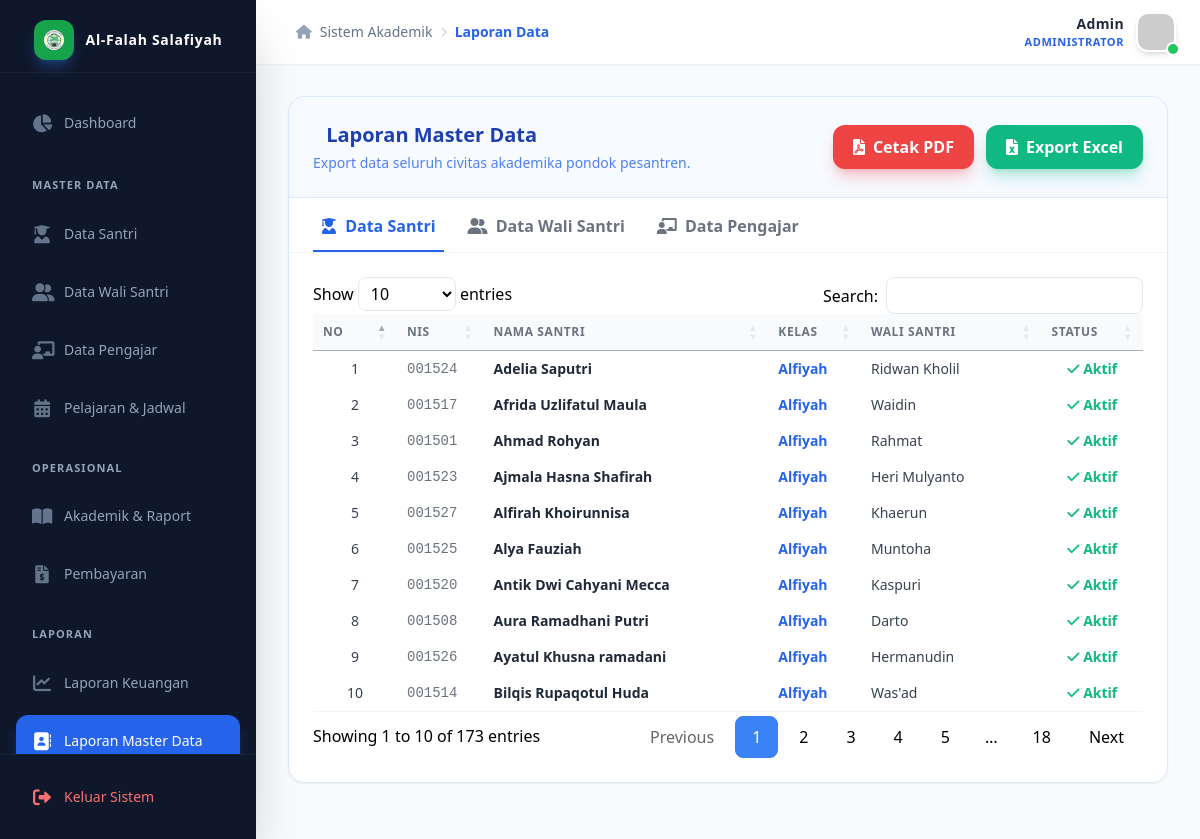
Screenshot of /admin/laporan_data.php (signed in) with the database file from the repository.
### tables this page shows
CREATE TABLE `santri` (
  `id_santri` int(11) NOT NULL,
  `id_wali` int(11) DEFAULT NULL,
  `nis` varchar(50) NOT NULL,
  `nama_santri` varchar(100) NOT NULL,
  `tempat_lahir` varchar(100) DEFAULT NULL,
  `tanggal_lahir` date DEFAULT NULL,
  `jenis_kelamin` enum('Laki-laki','Perempuan') DEFAULT NULL,
  `kelas` varchar(20) NOT NULL,
  `status_aktif` enum('Aktif','Lulus','Pindah') DEFAULT 'Aktif'
);

CREATE TABLE `wali_santri` (
  `id_wali` int(11) NOT NULL,
  `id_user` int(11) NOT NULL,
  `nama_ayah` varchar(100) DEFAULT NULL,
  `nama_ibu` varchar(100) DEFAULT NULL,
  `no_hp` varchar(20) DEFAULT NULL,
  `alamat` text DEFAULT NULL
);

### admin/laporan_data.php (the view, shortened to what this page needs)
<?php
require_once '../koneksi.php';
$jenis_aktif = isset($_GET['jenis']) ? $_GET['jenis'] : 'santri';
include '../components/header.php';
?>
<link rel="stylesheet" href="https://cdn.datatables.net/1.13.7/css/jquery.dataTables.min.css">
<?php include '../components/sidebar.php'; ?>
<div class="flex-1 flex flex-col h-screen overflow-hidden">
    <?php include '../components/navbar.php'; ?>
    <main class="flex-1 overflow-y-auto p-4 sm:p-6 lg:p-8 relative bg-gray-50">
        <div class="bg-white rounded-2xl shadow-sm border border-blue-100 overflow-hidden mb-6">
            <div
                class="p-6 bg-blue-50/50 border-b border-blue-100 flex flex-col md:flex-row justify-between items-center gap-4">
                <div>
                    <h2 class="text-xl font-extrabold text-blue-800"><i class="fas fa-users-viewfinder mr-2"></i>
                        Laporan Master Data</h2>
                    <p class="text-sm text-blue-600/80 mt-1">Export data seluruh civitas akademika pondok pesantren.</p>
                </div>
                <div class="flex gap-3">
                    <a href="cetak_data.php?jenis=<?php echo $jenis_aktif; ?>&format=pdf" target="_blank"
                        class="bg-red-500 hover:bg-red-600 text-white px-5 py-2.5 rounded-xl font-bold transition shadow-lg shadow-red-500/30 flex items-center gap-2">
                        <i class="fas fa-file-pdf"></i> Cetak PDF
                    </a>
                    <a href="cetak_data.php?jenis=<?php echo $jenis_aktif; ?>&format=excel"
                        class="bg-emerald-500 hover:bg-emerald-600 text-white px-5 py-2.5 rounded-xl font-bold transition shadow-lg shadow-emerald-500/30 flex items-center gap-2">
                        <i class="fas fa-file-excel"></i> Export Excel
                    </a>
                </div>
            </div>
            <div class="px-6 pt-4 border-b border-gray-100 flex gap-4 overflow-x-auto custom-scrollbar">
                <a href="laporan_data.php?jenis=santri"
                    class="pb-3 px-2 font-bold whitespace-nowrap transition border-b-2 <?php echo ($jenis_aktif == 'santri') ? 'border-blue-600 text-blue-600' : 'border-transparent text-gray-500 hover:text-blue-500'; ?>">
                    <i class="fas fa-user-graduate mr-1"></i> Data Santri
                </a>
                <a href="laporan_data.php?jenis=wali"
                    class="pb-3 px-2 font-bold whitespace-nowrap transition border-b-2 <?php echo ($jenis_aktif == 'wali') ? 'border-blue-600 text-blue-600' : 'border-transparent text-gray-500 hover:text-blue-500'; ?>">
                    <i class="fas fa-user-friends mr-1"></i> Data Wali Santri
                </a>
                <a href="laporan_data.php?jenis=pengajar"
                    class="pb-3 px-2 font-bold whitespace-nowrap transition border-b-2 <?php echo ($jenis_aktif == 'pengajar') ? 'border-blue-600 text-blue-600' : 'border-transparent text-gray-500 hover:text-blue-500'; ?>">
                    <i class="fas fa-chalkboard-teacher mr-1"></i> Data Pengajar
                </a>
            </div>
            <div class="overflow-x-auto w-full">
                <table id="tabel-master" class="w-full text-left whitespace-nowrap">
                    <?php if ($jenis_aktif == 'santri'): ?>
                        <thead>
                            <tr class="bg-gray-50 text-gray-500 text-xs uppercase tracking-wider">
                                <th class="p-4 w-12 text-center">No</th>
                                <th class="p-4">NIS</th>
                                <th class="p-4">Nama Santri</th>
                                <th class="p-4">Kelas</th>
                                <th class="p-4">Wali Santri</th>
                                <th class="p-4 text-center">Status</th>
                            </tr>
                        </thead>
                        <tbody class="text-sm text-gray-700">
                            <?php
                            $no = 1;
                            $q = mysqli_query($koneksi, "SELECT s.*, w.nama_ayah FROM santri s LEFT JOIN wali_santri w ON s.id_wali=w.id_wali ORDER BY s.kelas ASC, s.nama_santri ASC");
                            while ($d = mysqli_fetch_array($q)): ?>
                                <tr class="border-b border-gray-50 hover:bg-blue-50/20">
                                    <td class="p-4 text-center"><?php echo $no++; ?></td>
                                    <td class="p-4 font-mono text-gray-500"><?php echo $d['nis']; ?></td>
                                    <td class="p-4 font-bold text-gray-800"><?php echo htmlspecialchars($d['nama_santri']); ?>
                                    </td>
                                    <td class="p-4 font-bold text-blue-600"><?php echo $d['kelas']; ?></td>
                                    <td class="p-4"><?php echo htmlspecialchars($d['nama_ayah'] ?: '-'); ?></td>
                                    <td class="p-4 text-center">
                                        <?php echo ($d['status_aktif'] == 'Aktif') ? '<span class="text-emerald-500 font-bold"><i class="fas fa-check"></i> Aktif</span>' : '<span class="text-red-500 font-bold">Lulus/Pindah</span>'; ?>
                                    </td>
                                </tr>
                            <?php endwhile; ?>
                        </tbody>
                    <?php endif; ?>
                </table>
            </div>
        </div>
    </main>
</div>
<?php include '../components/footer.php'; ?>

### admin/laporan_data.php (style rules this page uses)
table.dataTable.no-footer, table.dataTable thead th, table.dataTable thead td { border-bottom: 1px solid #f1f5f9; }

### components/sidebar.php (style rules this page uses)
.custom-scrollbar { scrollbar-width: thin; scrollbar-color: #1e293b transparent; }

### rows the page displays
santri: nis "001524", nama_santri "Adelia Saputri", kelas "Alfiyah", id_wali.nama_ayah "Ridwan Kholil", status_aktif "Aktif" (drawn)
santri: nis "001517", nama_santri "Afrida Uzlifatul Maula", kelas "Alfiyah", id_wali.nama_ayah "Waidin", status_aktif "Aktif" (drawn)
santri: nis "001501", nama_santri "Ahmad Rohyan", kelas "Alfiyah", id_wali.nama_ayah "Rahmat", status_aktif "Aktif" (drawn)
santri: nis "001523", nama_santri "Ajmala Hasna Shafirah", kelas "Alfiyah", id_wali.nama_ayah "Heri Mulyanto", status_aktif "Aktif" (drawn)
santri: nis "001527", nama_santri "Alfirah Khoirunnisa", kelas "Alfiyah", id_wali.nama_ayah "Khaerun", status_aktif "Aktif" (drawn)
santri: nis "001525", nama_santri "Alya Fauziah", kelas "Alfiyah", id_wali.nama_ayah "Muntoha", status_aktif "Aktif" (drawn)
santri: nis "001520", nama_santri "Antik Dwi Cahyani Mecca", kelas "Alfiyah", id_wali.nama_ayah "Kaspuri", status_aktif "Aktif" (drawn)
santri: nis "001508", nama_santri "Aura Ramadhani Putri", kelas "Alfiyah", id_wali.nama_ayah "Darto", status_aktif "Aktif" (drawn)
santri: nis "001526", nama_santri "Ayatul Khusna ramadani", kelas "Alfiyah", id_wali.nama_ayah "Hermanudin", status_aktif "Aktif" (drawn)
santri: nis "001514", nama_santri "Bilqis Rupaqotul Huda", kelas "Alfiyah", id_wali.nama_ayah "Was'ad", status_aktif "Aktif" (drawn)

### other values shown
$nama_lengkap "Admin"
$role_teks "ADMINISTRATOR"
